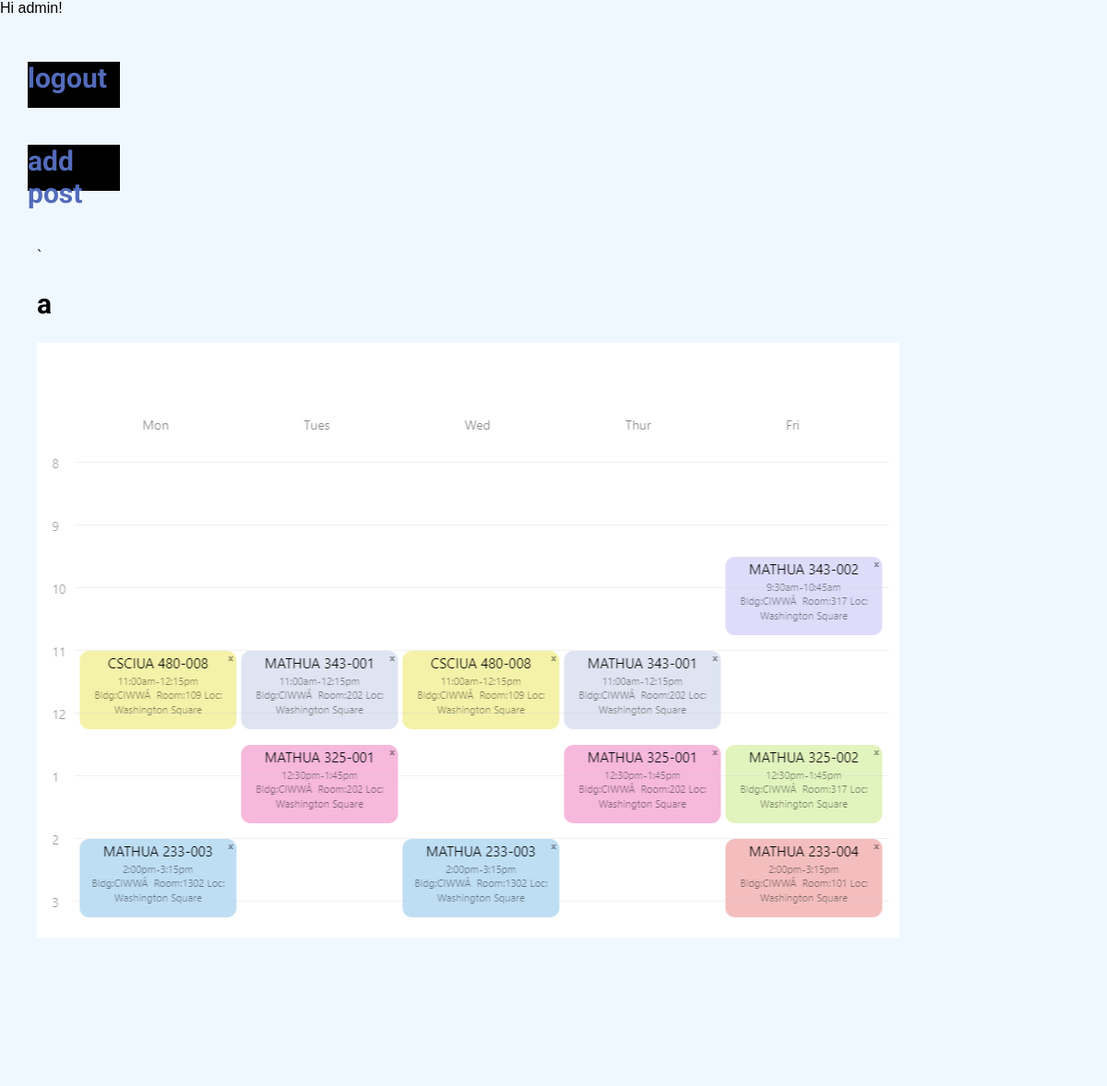
Page / (signed in) on the earlier database version.
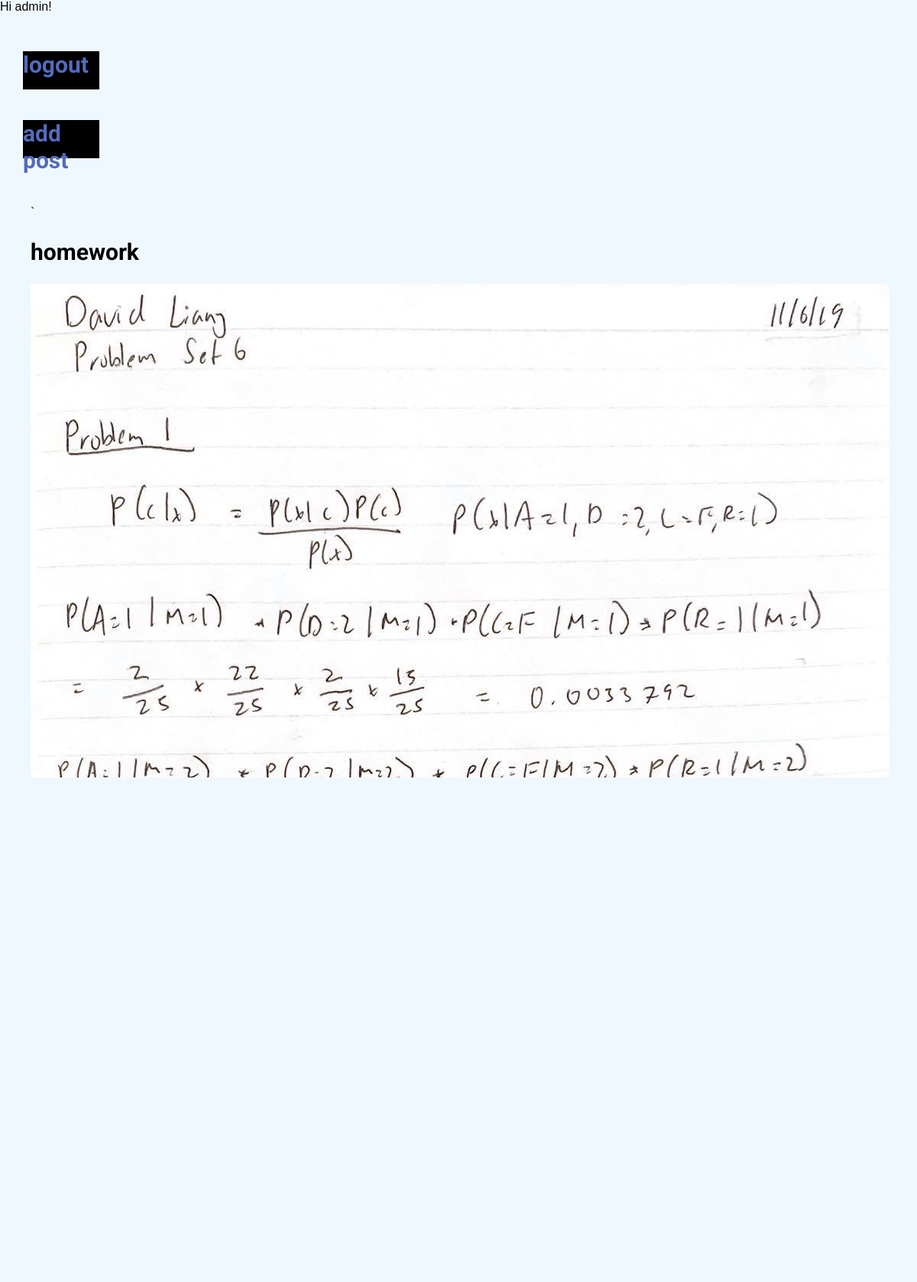
Same page on the later database version.
### users/models.py (models this page shows, shortened)
class CustomUser(AbstractUser):
    id = models.AutoField(primary_key=True)

### accounts/models.py (models this page shows, shortened)
class Post(models.Model):
    id = models.AutoField(primary_key=True)
    hash = models.CharField(max_length=36)
    title = models.TextField()
    cover = models.ImageField(unique=True, upload_to='images/')
    approval = models.BooleanField(default=True, editable=True)

### accounts/views.py (the view)
# urls.py: path('', views.HomePageView.as_view(), name='home'),
class HomePageView(generic.ListView):
    model = Post
    template_name = 'home.html'

### templates/home.html (shortened to what this page needs)
{% extends 'base.html' %}
{% load static %}
{% block content %}
{% if user.is_authenticated %}
  Hi {{ user.username }}!
  <p><a href="{% url 'logout' %}">logout</a></p>
  <p><a href="{% url 'add_post' %}">add post</a></p>
  <ul>
    {% for post in object_list %}
      {% if post.approval %}`
        <h2>{{  post.title  }}</h2>
        <img src="{{ post.cover.url}}" alt="{{ post.title }}">
      {% endif %}
    {% endfor %}
  </ul>
{% else %}
  <p><a href="{% url 'signup' %}">Sign Up</a></p>
  <a href="{% url 'login' %}">login</a>
{% endif %}
{% endblock %}

### templates/base.html (shortened to what this page needs)
<!DOCTYPE html>
{% load static %}
<html>
<head>
  <link rel="stylesheet" type="text/css" href="{% static 'style.css' %}">
</head>
<body>
  <main>
    {% block content %}
    {% endblock %}
  </main>
</body>
</html>

### static/style.css (style rules this page uses)
html { font-family: 'Inter', sans-serif; }
html, body { margin: 0; height: 100%; }
h2 { font-size: 30px; font-family: "Roboto", sans-serif; color: black; }
p { color: white; font-family: "Source Code Pro", sans-serif; font-weight: 700; font-size: 40px; position: relative; left: 30px; }
a { display: inline-block; width: 100px; height: 50px; font-size: 30px; font-family: "Roboto", sans-serif; }
a:visited, a:link, a:active { color: #536bba; text-decoration: none; background: #000; transition: width .3s; }
a::after { content: ''; display: block; width: 0; height: 5px; background: rgb(75, 121, 221); transition: width .5s; }
body { background-color: aliceblue; }

Differences in the rows shown:
removed Post: title "a", cover (picture)
added Post: title "homework", cover (picture)
